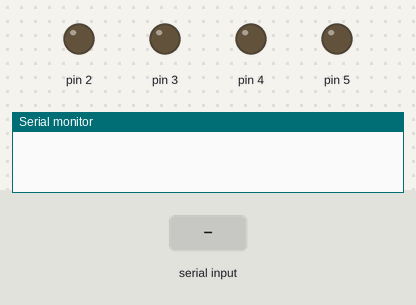
The sketch below on a simulated Arduino Mega 2560, built with avr-gcc and run on an emulated ATmega2560. On the bench: output pins drawn as LEDs (lit = HIGH), the last lines printed to the serial monitor. Inputs (shaded band) come from the test bench.

Above: at 1.2 s.
1.3 s: "5\n" received over the second serial link
At 2.4 s:
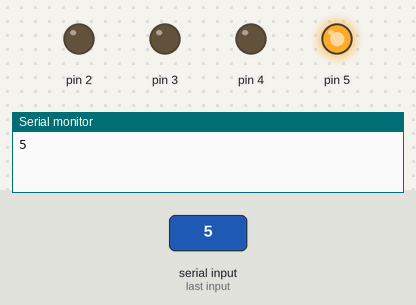
Timing chart, 0 to 4.3 s (numbered marks = the images above; inputs shaded):
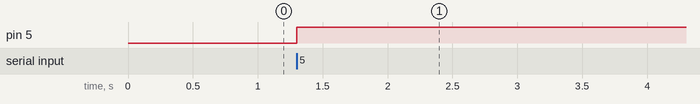

Measured:
- after the input at 1.3 s, pin 5: LOW → HIGH at once

The sketch:

SmartStorage.ino
```cpp
int data;
byte currentLED;
byte minLED=2;
byte maxLED=5;
void setup() {
  // put your setup code here, to run once:
  Serial.begin(9600);
  Serial3.begin(9600);
  for (byte i=minLED;i<=maxLED;i++){
      pinMode(i, OUTPUT);
  }
}

void loop() {
  // put your main code here, to run repeatedly:
  if (Serial3.available()) {
    data = Serial3.parseInt();
    if((data>=minLED)&&(data<=maxLED)||(data==0)){
    if ((currentLED != data)&&(data!=0)) {
digitalWrite(currentLED, LOW);
      currentLED = data;
    }
    Serial.println(data);
    digitalWrite(data, HIGH);
    delay(1000);
    }
    else{
      Serial3.print(99);
    }
  }
}
```
